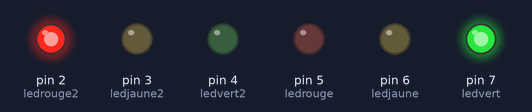
Recording of a sketch running on a simulated Arduino Uno, built with avr-gcc and run on an emulated ATmega328P. Parts: output pins drawn as LEDs (lit = HIGH).

Above: at 4.0 s.
At 9.0 s:
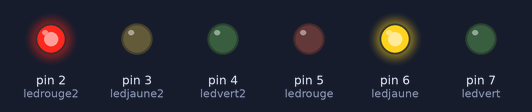
At 12.0 s:
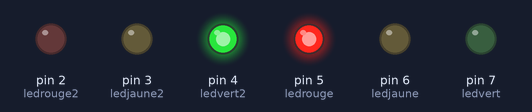
At 15.0 s:
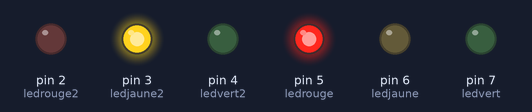
Timing chart, 0 to 20.8 s (numbered marks = the images above):
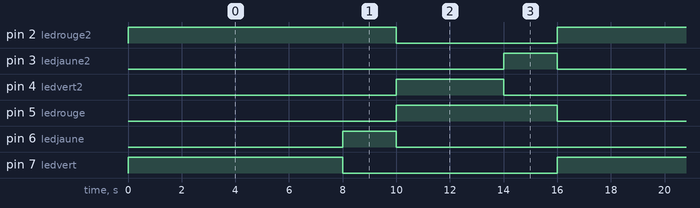

Measured:
- by itself, pin 2 (ledrouge2): alternates HIGH for 10.0 s and LOW for 6.0 s
- by itself, pin 3 (ledjaune2), pin 6 (ledjaune): alternates HIGH for 2.0 s and LOW for 14.0 s
- by itself, pin 4 (ledvert2): alternates HIGH for 4.0 s and LOW for 12.0 s
- by itself, pin 5 (ledrouge): alternates HIGH for 6.0 s and LOW for 10.0 s
- by itself, pin 7 (ledvert): alternates HIGH for 8.0 s and LOW for 8.0 s

The sketch:

AP2-Feu-Tricolor.ino
```cpp
const int ledvert =  7;             //Indique les PIN
const int ledjaune =  6;
const int ledrouge =  5;
const int ledvert2 =  4;
const int ledjaune2 =  3;
const int ledrouge2 =  2;


void setup() {
                                    //Initialise les PIN
  pinMode(ledvert, OUTPUT);
  pinMode(ledjaune, OUTPUT);
  pinMode(ledrouge, OUTPUT);
  pinMode(ledvert2, OUTPUT);
  pinMode(ledjaune2, OUTPUT);
  pinMode(ledrouge2, OUTPUT);
}

void loop() {
  digitalWrite(ledvert, HIGH);      //Allumer la led verte
  digitalWrite(ledrouge2, HIGH);    //Allumer la led rouge2
  delay(8000);                      //Pause de 8 sec
  digitalWrite(ledvert, LOW);       //Eteint la led verte
  digitalWrite(ledjaune, HIGH);     //Allumer la led jaune
  delay(2000);                      //Pause de 2 sec
  digitalWrite(ledrouge2, LOW);     //Eteint la led rouge2
  digitalWrite(ledjaune, LOW);      //Eteint la led jaune
  digitalWrite(ledrouge, HIGH);     //Allumer la led rouge
  digitalWrite(ledvert2, HIGH);     //Allumer la led verte2
  delay(4000);                      //Pause de 4 sec
  digitalWrite(ledvert2, LOW);      //Eteint la led verte2
  digitalWrite(ledjaune2, HIGH);    //Allumer la led jeune2
  delay(2000);                      //Pause de 2 sec
  digitalWrite(ledrouge, LOW);      //Eteint la led rouge
  digitalWrite(ledjaune2, LOW);     //Eteint la led rouge2
  }
```
